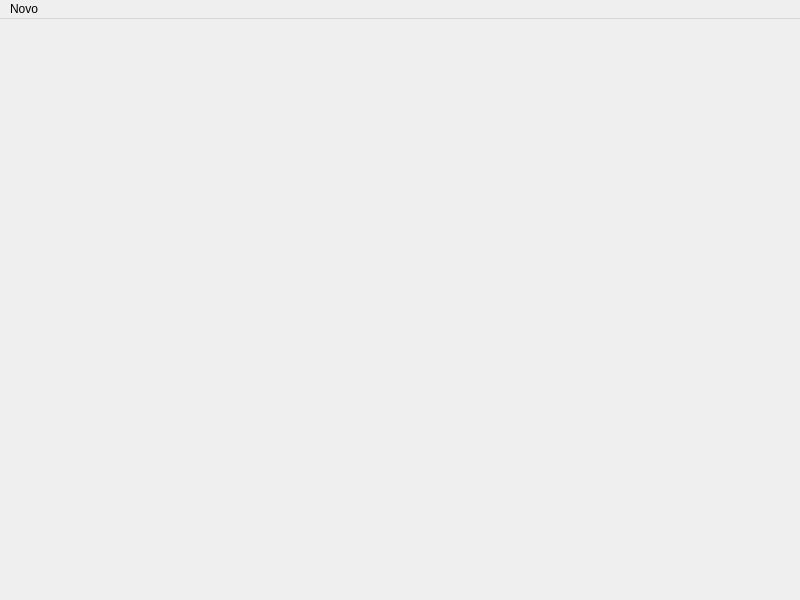
<?xml version="1.0" encoding="UTF-8"?>
<ui version="4.0">
 <class>MainWindow</class>
 <widget class="QMainWindow" name="MainWindow">
  <property name="geometry">
   <rect>
    <x>0</x>
    <y>0</y>
    <width>800</width>
    <height>600</height>
   </rect>
  </property>
  <property name="windowTitle">
   <string>MainWindow</string>
  </property>
  <widget class="QWidget" name="centralwidget"/>
  <widget class="QMenuBar" name="menuBar">
   <property name="geometry">
    <rect>
     <x>0</x>
     <y>0</y>
     <width>800</width>
     <height>21</height>
    </rect>
   </property>
   <widget class="QMenu" name="menuAdd_Compras">
    <property name="title">
     <string>Novo</string>
    </property>
    <widget class="QMenu" name="menuNota_de_Debito">
     <property name="title">
      <string>Nota de Debito</string>
     </property>
     <addaction name="btnAddCliente"/>
     <addaction name="btnCriarNota"/>
    </widget>
    <addaction name="btnChamaFormAdd"/>
    <addaction name="menuNota_de_Debito"/>
   </widget>
   <addaction name="menuAdd_Compras"/>
  </widget>
  <action name="btnChamaFormAdd">
   <property name="icon">
    <iconset>
     <normaloff>icones/cash_1538271.png</normaloff>icones/cash_1538271.png</iconset>
   </property>
   <property name="text">
    <string>Lançar Compras com Cartão</string>
   </property>
  </action>
  <action name="btnAddCliente">
   <property name="icon">
    <iconset>
     <normaloff>icones/businessman_998372.png</normaloff>icones/businessman_998372.png</iconset>
   </property>
   <property name="text">
    <string>Cadastro de Cliente</string>
   </property>
  </action>
  <action name="btnCriarNota">
   <property name="icon">
    <iconset>
     <normaloff>icones/file_419209.png</normaloff>icones/file_419209.png</iconset>
   </property>
   <property name="text">
    <string>Criar Nota</string>
   </property>
  </action>
 </widget>
 <resources/>
 <connections/>
</ui>
